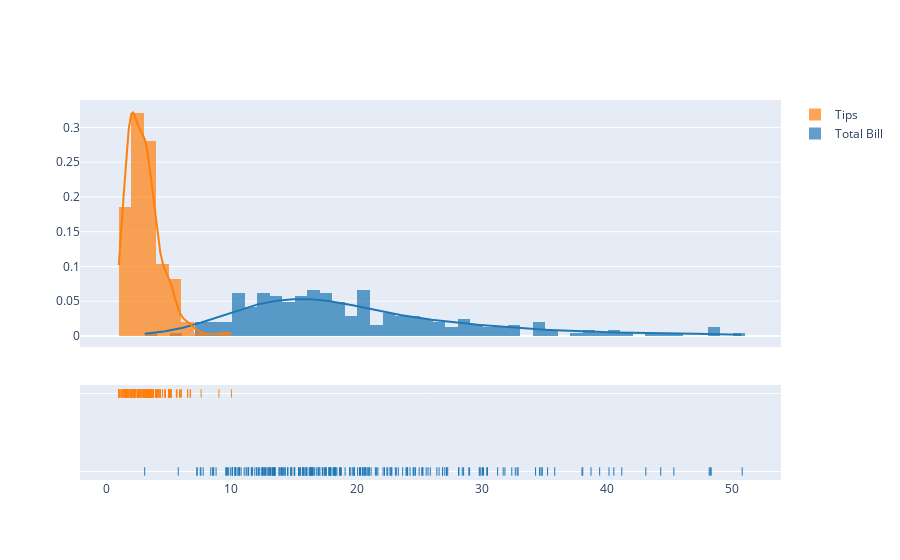

Notebook cell for this chart:
### Code cell
ff.create_distplot ([df['total_bill'], df['tip']], group_labels= ['Total Bill', 'Tips'])

### Figure 1 — Plotly figure (JSON) as saved in the notebook; plotly's stock layout.template omitted (floating-point values rounded to 4 significant figures; data arrays with more than 128 entries replaced by an {"elided": "..."} marker saying what was removed)
{"data": [{"autobinx": false, "histnorm": "probability density", "legendgroup": "Total Bill", "marker": {"color": "rgb(31, 119, 180)"}, "name": "Total Bill", "opacity": 0.7, "type": "histogram", "x": {"elided": "244 float values"}, "xaxis": "x", "xbins": {"end": 50.81, "size": 1, "start": 3.07}, "yaxis": "y"}, {"autobinx": false, "histnorm": "probability density", "legendgroup": "Tips", "marker": {"color": "rgb(255, 127, 14)"}, "name": "Tips", "opacity": 0.7, "type": "histogram", "x": {"elided": "244 float values"}, "xaxis": "x", "xbins": {"end": 10, "size": 1, "start": 1}, "yaxis": "y"}, {"legendgroup": "Total Bill", "marker": {"color": "rgb(31, 119, 180)"}, "mode": "lines", "name": "Total Bill", "showlegend": false, "type": "scatter", "x": {"elided": "500 float values"}, "xaxis": "x", "y": {"elided": "500 float values"}, "yaxis": "y"}, {"legendgroup": "Tips", "marker": {"color": "rgb(255, 127, 14)"}, "mode": "lines", "name": "Tips", "showlegend": false, "type": "scatter", "x": {"elided": "500 float values"}, "xaxis": "x", "y": {"elided": "500 float values"}, "yaxis": "y"}, {"legendgroup": "Total Bill", "marker": {"color": "rgb(31, 119, 180)", "symbol": "line-ns-open"}, "mode": "markers", "name": "Total Bill", "showlegend": false, "type": "scatter", "x": {"elided": "244 float values"}, "xaxis": "x", "y": {"elided": "244 str values"}, "yaxis": "y2"}, {"legendgroup": "Tips", "marker": {"color": "rgb(255, 127, 14)", "symbol": "line-ns-open"}, "mode": "markers", "name": "Tips", "showlegend": false, "type": "scatter", "x": {"elided": "244 float values"}, "xaxis": "x", "y": {"elided": "244 str values"}, "yaxis": "y2"}], "layout": {"barmode": "overlay", "hovermode": "closest", "legend": {"traceorder": "reversed"}, "xaxis": {"anchor": "y2", "domain": [0, 1], "zeroline": false}, "yaxis": {"anchor": "free", "domain": [0.35, 1], "position": 0}, "yaxis2": {"anchor": "x", "domain": [0, 0.25], "dtick": 1, "showticklabels": false}}}
